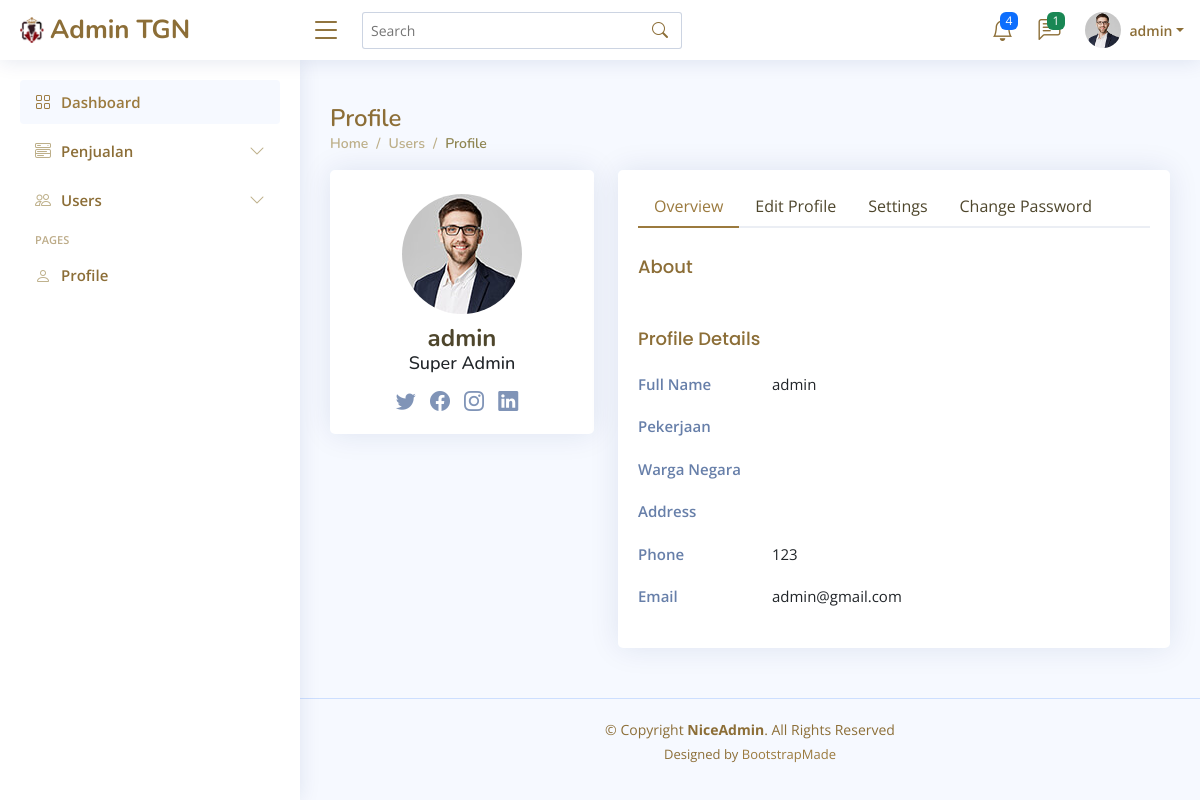
The page /Admin/users-profile.php (signed in) on the database its author committed.
### tables this page shows
CREATE TABLE `users` (
  `id` int(100) NOT NULL,
  `username` varchar(20) NOT NULL,
  `fullname` varchar(64) NOT NULL,
  `email` varchar(50) NOT NULL,
  `phone` varchar(18) NOT NULL,
  `status` varchar(20) NOT NULL,
  `password` varchar(50) NOT NULL,
  `level` varchar(20) NOT NULL,
  `about` text DEFAULT NULL,
  `job` varchar(20) DEFAULT NULL,
  `country` varchar(16) DEFAULT NULL,
  `address` varchar(255) DEFAULT NULL,
  `profile_image` varchar(255) DEFAULT NULL
);

### Admin/users-profile.php (the view, shortened to what this page needs)
<!DOCTYPE html>
<html lang="en">
<head>
  <link href="assets/vendor/bootstrap/css/bootstrap.min.css" rel="stylesheet">
  <link href="assets/vendor/bootstrap-icons/bootstrap-icons.css" rel="stylesheet">
  <link href="assets/vendor/boxicons/css/boxicons.min.css" rel="stylesheet">
  <link href="assets/vendor/quill/quill.snow.css" rel="stylesheet">
  <link href="assets/vendor/quill/quill.bubble.css" rel="stylesheet">
  <link href="assets/vendor/remixicon/remixicon.css" rel="stylesheet">
  <link href="assets/vendor/simple-datatables/style.css" rel="stylesheet">
  <link href="assets/css/style.css" rel="stylesheet">
</head>
<body>
  <?= include 'header.php' ?>
  <main id="main" class="main">
    <div class="pagetitle">
      <h1>Profile</h1>
      <nav>
        <ol class="breadcrumb">
          <li class="breadcrumb-item"><a href="index.php">Home</a></li>
          <li class="breadcrumb-item">Users</li>
          <li class="breadcrumb-item active">Profile</li>
        </ol>
      </nav>
    </div>
    <section class="section profile">
      <div class="row">
        <?=
        $fullname = $fetch_user['fullname'];
        $name = $fetch_user['username'];
        $job = $fetch_user['job'];
        $country = $fetch_user['country'];
        $address = $fetch_user['address'];
        $phone = $fetch_user['phone'];
        $email = $fetch_user['email'];
        $level =$fetch_user['level'];
        ?>
        <div class="col-xl-4">
          <div class="card">
            <div class="card-body profile-card pt-4 d-flex flex-column align-items-center">
              <img src="assets/img/profile-img.jpg" alt="Profile" class="rounded-circle">
              <h2><?= $fullname; ?></h2>
              <h3><?= $level; ?></h3>
              <div class="social-links mt-2">
                <a href="#" class="twitter"><i class="bi bi-twitter"></i></a>
                <a href="#" class="facebook"><i class="bi bi-facebook"></i></a>
                <a href="#" class="instagram"><i class="bi bi-instagram"></i></a>
                <a href="#" class="linkedin"><i class="bi bi-linkedin"></i></a>
              </div>
            </div>
          </div>
        </div>
        <div class="col-xl-8">
          <div class="card">
            <div class="card-body pt-3">
              <ul class="nav nav-tabs nav-tabs-bordered">
                <li class="nav-item">
                  <button class="nav-link active" data-bs-toggle="tab" data-bs-target="#profile-overview">Overview</button>
                </li>
                <li class="nav-item">
                  <button class="nav-link" data-bs-toggle="tab" data-bs-target="#profile-edit">Edit Profile</button>
                </li>
                <li class="nav-item">
                  <button class="nav-link" data-bs-toggle="tab" data-bs-target="#profile-settings">Settings</button>
                </li>
                <li class="nav-item">
                  <button class="nav-link" data-bs-toggle="tab" data-bs-target="#profile-change-password">Change Password</button>
                </li>
              </ul>
              <div class="tab-content pt-2">
              <div class="tab-pane fade show active profile-overview" id="profile-overview">
                <h5 class="card-title">About</h5>
                <h5 class="card-title">Profile Details</h5>
                <div class="row">
                  <div class="col-lg-3 col-md-4 label">Full Name</div>
                  <div class="col-lg-9 col-md-8"><?= $name; ?></div>
                </div>
                <div class="row">
                  <div class="col-lg-3 col-md-4 label">Pekerjaan</div>
                  <div class="col-lg-9 col-md-8"><?= $job; ?></div>
                </div>
                <div class="row">
                  <div class="col-lg-3 col-md-4 label">Warga Negara</div>
                  <div class="col-lg-9 col-md-8"><?= $country; ?></div>
                </div>
                <div class="row">
                  <div class="col-lg-3 col-md-4 label">Address</div>
                  <div class="col-lg-9 col-md-8"><?= $address; ?></div>
                </div>
                <div class="row">
                  <div class="col-lg-3 col-md-4 label">Phone</div>
                  <div class="col-lg-9 col-md-8"><?= $phone; ?></div>
                </div>
                <div class="row">
                  <div class="col-lg-3 col-md-4 label">Email</div>
                  <div class="col-lg-9 col-md-8"><?= $email; ?></div>
                </div>
          </div>
              </div>
            </div>
          </div>
        </div>
      </div>
    </section>
  </main>
  <footer id="footer" class="footer">
    <div class="copyright">
      &copy; Copyright <strong><span>NiceAdmin</span></strong>. All Rights Reserved
    </div>
    <div class="credits">
      Designed by <a href="https://bootstrapmade.com/">BootstrapMade</a>
    </div>
  </footer>
</body>
</html>

### Admin/header.php (shortened to what this page needs)
<?php
include '../components/connect.php';
$user_id = $_SESSION['user_id'];
$select_user = $conn->prepare("SELECT * FROM `users` WHERE id = ?");
$select_user->execute([$user_id]);
$fetch_user = $select_user->fetch(PDO::FETCH_ASSOC);
$fetch_profile = null;
$select_profile = $conn->prepare("SELECT * FROM `users` WHERE id = ?");
$select_profile->execute([$user_id]);
if ($select_profile->rowCount() > 0) {
    $fetch_profile = $select_profile->fetch(PDO::FETCH_ASSOC);
}
?>
  <header id="header" class="header fixed-top d-flex align-items-center">
    <div class="d-flex align-items-center justify-content-between">
      <a href="index.php" class="logo   d-flex align-items-center">
        <img src="assets/img/logo.png" alt="">
        <span class="d-none d-lg-block">Admin TGN</span>
      </a>
      <i class="bi bi-list toggle-sidebar-btn"></i>
    </div>
    <div class="search-bar">
      <form class="search-form d-flex align-items-center" method="POST" action="#">
        <input type="text" name="query" placeholder="Search" title="Enter search keyword">
        <button type="submit" title="Search"><i class="bi bi-search"></i></button>
      </form>
    </div>
    <nav class="header-nav ms-auto">
      <ul class="d-flex align-items-center">
        <li class="nav-item dropdown">
          <a class="nav-link nav-icon" href="#" data-bs-toggle="dropdown">
            <i class="bi bi-bell"></i>
            <span class="badge bg-primary badge-number">4</span>
          </a>
        </li>
        <li class="nav-item dropdown">
          <a class="nav-link nav-icon" href="#" data-bs-toggle="dropdown">
            <i class="bi bi-chat-left-text"></i>
    <?php
        $select_messages = $conn->prepare("SELECT * FROM `messages`");
        $select_messages->execute();
        $number_of_messages = $select_messages->rowCount()
    ?>
            <span class="badge bg-success badge-number"><?= $number_of_messages?></span>
          </a>
        <?php
        $select_messages->execute();
        $messages = $select_messages->fetchAll(PDO::FETCH_ASSOC);
    ?>
        </li>
    <li class="nav-item dropdown pe-3">
    <a class="nav-link nav-profile d-flex align-items-center pe-0" href="#" data-bs-toggle="dropdown">
        <img src="assets/img/profile-img.jpg" alt="Profile" class="rounded-circle">
        <span class="d-none d-md-block dropdown-toggle ps-2"><?= $fetch_profile ? $fetch_profile['username'] : ''; ?></span>
      </a>
        </li>
      </ul>
</nav>
</header>
<?= include 'navbar.php';?>

### Admin/assets/css/style.css (style rules this page uses)
:root { scroll-behavior: smooth; }
body { font-family: "Open Sans", sans-serif; background: #f6f9ff; color: #444444; }
a { color: #9B7A3E; text-decoration: none; }
h1, h2, h3, h4, h5, h6 { font-family: "Nunito", sans-serif; }
#main { margin-top: 60px; padding: 20px 30px; transition: all 0.3s; }
.pagetitle { margin-bottom: 10px; }
.pagetitle h1 { font-size: 24px; margin-bottom: 0; font-weight: 600; color: #8C6E37; }
.card { margin-bottom: 30px; border: none; border-radius: 5px; box-shadow: 0px 0 30px rgba(1, 41, 112, 0.1); }
.card-title { padding: 20px 0 15px 0; font-size: 18px; font-weight: 500; color: #8C6E37; font-family: "Poppins", sans-serif; }
.card-body { padding: 0 20px 20px 20px; }
.breadcrumb { font-size: 14px; font-family: "Nunito", sans-serif; color: #BDAF89; font-weight: 600; }
.breadcrumb a { color: #BDAF89; transition: 0.3s; }
.breadcrumb .breadcrumb-item::before { color: #BDAF89; }
.breadcrumb .active { color: #8F8551; font-weight: 600; }
.nav-tabs-bordered { border-bottom: 2px solid #ebeef4; }
.nav-tabs-bordered .nav-link { margin-bottom: -2px; border: none; color: #4E462C; }
.nav-tabs-bordered .nav-link.active { background-color: #fff; color: #9B7A3E; border-bottom: 2px solid #9B7A3E; }
.logo { line-height: 1; }
@media (min-width: 1200px) { .logo { width: 280px; } }
.logo img { max-height: 26px; margin-right: 6px; }
.logo span { font-size: 26px; font-weight: 700; color: #8C6E37; font-family: "Nunito", sans-serif; }
.header { transition: all 0.5s; z-index: 997; height: 60px; box-shadow: 0px 2px 20px rgba(1, 41, 112, 0.1); background-color: #fff; padding-left: 20px; }
.header .toggle-sidebar-btn { font-size: 32px; padding-left: 10px; cursor: pointer; color: #8C6E37; }
.header .search-bar { min-width: 360px; padding: 0 20px; }
.header .search-form { width: 100%; }
.header .search-form input { border: 0; font-size: 14px; color: #8C6E37; border: 1px solid rgba(1, 41, 112, 0.2); padding: 7px 38px 7px 8px; border-radius: 3px; transition: 0.3s; width: 100%; }
.header .search-form button { border: 0; padding: 0; margin-left: -30px; background: none; }
.header .search-form button i { color: #8C6E37; }
.header-nav ul { list-style: none; }
.header-nav>ul { margin: 0; padding: 0; }
.header-nav .nav-icon { font-size: 22px; color: #8C6E37; margin-right: 25px; position: relative; }
.header-nav .nav-profile { color: #8C6E37; }
.header-nav .nav-profile img { max-height: 36px; }
.header-nav .nav-profile span { font-size: 14px; font-weight: 600; }
.header-nav .badge-number { position: absolute; inset: -2px -5px auto auto; font-weight: normal; font-size: 12px; padding: 3px 6px; }
@media (min-width: 1200px) { #main, #footer { margin-left: 300px; } }
.profile .profile-card img { max-width: 120px; }
.profile .profile-card h2 { font-size: 24px; font-weight: 700; color: #4E462C; margin: 10px 0 0 0; }
.profile .profile-card h3 { font-size: 18px; }
.profile .profile-card .social-links a { font-size: 20px; display: inline-block; color: rgba(1, 41, 112, 0.5); line-height: 0; margin-right: 10px; transition: 0.3s; }
.profile .profile-overview .row { margin-bottom: 20px; font-size: 15px; }
.profile .profile-overview .card-title { color: #8C6E37; }
.profile .profile-overview .label { font-weight: 600; color: rgba(1, 41, 112, 0.6); }
.footer { padding: 20px 0; font-size: 14px; transition: all 0.3s; border-top: 1px solid #cddfff; }
.footer .copyright { text-align: center; color: #8C6E37; }
.footer .credits { padding-top: 5px; text-align: center; font-size: 13px; color: #8C6E37; }

### rows shown on the page
users: username "admin", fullname "admin", level "Super Admin", phone "123", email "admin@gmail.com"

### other values the page prints
$number_of_messages "1"
